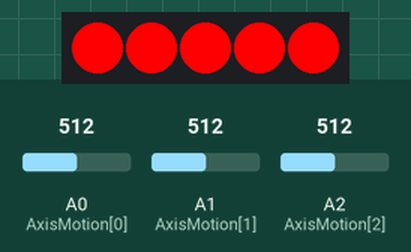
This sketch was run on a simulated Arduino Uno, built with avr-gcc and run on an emulated ATmega328P. Shown: 5 RGB LEDs in strip order, left to right. The test bench sets the inputs (shaded band); at power-on: A0 (AxisMotion[0]) = 512, A1 (AxisMotion[1]) = 512, A2 (AxisMotion[2]) = 512. Dim RGB values are drawn brighter than linear.

Above: at 1.2 s.
1.3 s: A0 (AxisMotion[0]) set to 306
3.1 s: A0 (AxisMotion[0]) set to 511
6.1 s: A0 (AxisMotion[0]) set to 122
At 9.1 s:
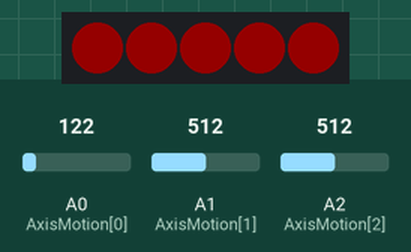
Timing chart, 0 to 10.6 s (numbered marks = the images above; inputs shaded):
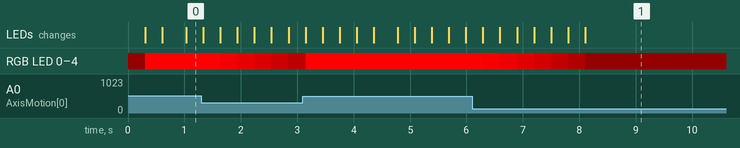

The sketch:

Project_Lights.ino
```cpp
#include <Adafruit_NeoPixel.h>

#define LED_DECREMENT 12  //this value will decrement the brightness from 25500 to 2000. The duration of the dimming can be calculated, knowing that it's decremented every ms.
                          //Eg. 25500-2000 = 23500. 23500 / 10 = 2350ms = 2.35s. If I want it to dim in one second - 1000 = 23500/x, therefore x = 24
#define LED_DIM_LEVEL 2000
#define NEO_PIX_NB 5
#define NEO_PIX_PIN 4
#define AVERAGE_NB 10
#define ACCELERATION_THRESHOLD 15 //Threshold of ms above tilt threshold


//V1.0
uint8_t AxisMotion[3] = {A0, A1, A2};
const uint16_t TILT_THRESHOLD_VALUES [3] = {420 , 500, 600};
uint16_t LEDbrightness [3] = {LED_DIM_LEVEL, LED_DIM_LEVEL, LED_DIM_LEVEL};

Adafruit_NeoPixel strip = Adafruit_NeoPixel(NEO_PIX_NB, NEO_PIX_PIN, NEO_GRB + NEO_KHZ800);

struct FrameBuffer {
  uint16_t motion[AVERAGE_NB];   //Array of the motion sensor readings
  uint8_t pointer;
  uint16_t average;           //the position in array to place new reading
  uint16_t countAboveThreshold;
};

FrameBuffer AxisReadings[3] = {0};

// Interrupt is called once a millisecond,
SIGNAL(TIMER0_COMPA_vect)
{
  //for each axis
  //if the pin is above the threshold
  //Store a bunch of values
  //Average those values
  //If they're above a threshold, increment a counter
  //If they're below a threshold, reset a counter
  for (int i = 0; i < 3; i++)
  {
    //if the pin is above the threshold
    if (analogRead(AxisMotion[i]) > TILT_THRESHOLD_VALUES [i])
    {
      AxisReadings[i].countAboveThreshold++;
    }
    //If they're below a threshold, reset a counter
    else
    {
      AxisReadings[i].countAboveThreshold = 0;
    }

    if (AxisReadings[i].countAboveThreshold > ACCELERATION_THRESHOLD)
    {
      //      Serial.println("Number of times average has been higher than tilt threshold, creater than acceleration threshold");
      LEDbrightness [i] = 25500;
       AxisReadings[i].countAboveThreshold = 0;
    }


    if (LEDbrightness [i] > LED_DIM_LEVEL)
    {
      //      Serial.println("LEDbrightness greater than led dim level");
      LEDbrightness [i] -= LED_DECREMENT;
    }
    else
    {
      //      Serial.println("LEDbrightness set to dim level");
      LEDbrightness [i] = LED_DIM_LEVEL;
    }
  }
}

void setup()
{
  //beging serial communication
  //    Serial.begin(9600);

  // Initialize all pixels to 'off'
  strip.begin();
  strip.show();

  //Initialise pins for sensing tilt sensor
  for (int i = 0; i < 3; i++)
  {
    pinMode(AxisMotion[i], INPUT);
  }
  pinMode(NEO_PIX_PIN, OUTPUT);
  // Timer0 is already used for millis() - we'll just interrupt somewhere
  // in the middle and call the "Compare A" function below
  OCR0A = 0xFF;
  TIMSK0 |= _BV(OCIE0A);
}

void loop()
{
  // put your main code here, to run repeatedly:
  //

  for (uint8_t i = 0; i < 3; i++)
  {

  }
  colorWipe(strip.Color(LEDbrightness [0]/100, 0, 0)); // Red;
}

// Fill the dots one after the other with a color
void colorWipe(uint32_t c) {
  for (uint16_t i = 0; i < strip.numPixels(); i++) {
    strip.setPixelColor(i, c);
    strip.show();
  }
}
```
